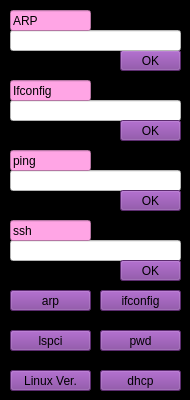
            <widget class="QWidget" name="Linux_adv">
             <property name="styleSheet">
              <string notr="true">background-color: rgb(0, 0, 0);</string>
             </property>
             <widget class="QPushButton" name="bt_okl">
              <property name="geometry">
               <rect>
                <x>120</x>
                <y>50</y>
                <width>61</width>
                <height>21</height>
               </rect>
              </property>
              <property name="styleSheet">
               <string notr="true">QPushButton{
	background-color: rgb(129, 61, 156);
}

QPushButton:hover{
	background-color: rgba(255, 0, 140, 114);
}</string>
              </property>
              <property name="text">
               <string>OK</string>
              </property>
             </widget>
             <widget class="QLineEdit" name="sn1_3">
              <property name="geometry">
               <rect>
                <x>10</x>
                <y>30</y>
                <width>171</width>
                <height>21</height>
               </rect>
              </property>
              <property name="styleSheet">
               <string notr="true">background-color: rgb(255, 255, 255);</string>
              </property>
              <property name="text">
               <string/>
              </property>
             </widget>
             <widget class="QLineEdit" name="lineEdit_7">
              <property name="geometry">
               <rect>
                <x>10</x>
                <y>10</y>
                <width>81</width>
                <height>21</height>
               </rect>
              </property>
              <property name="styleSheet">
               <string notr="true">background-color: rgb(255, 165, 229);</string>
              </property>
              <property name="text">
               <string>ARP</string>
              </property>
             </widget>
             <widget class="QLineEdit" name="sn1_4">
              <property name="geometry">
               <rect>
                <x>10</x>
                <y>100</y>
                <width>171</width>
                <height>21</height>
               </rect>
              </property>
              <property name="styleSheet">
               <string notr="true">background-color: rgb(255, 255, 255);</string>
              </property>
              <property name="text">
               <string/>
              </property>
             </widget>
             <widget class="QPushButton" name="bt_okl2">
              <property name="geometry">
               <rect>
                <x>120</x>
                <y>120</y>
                <width>61</width>
                <height>21</height>
               </rect>
              </property>
              <property name="styleSheet">
               <string notr="true">QPushButton{
	background-color: rgb(129, 61, 156);
}

QPushButton:hover{
	background-color: rgba(255, 0, 140, 114);
}</string>
              </property>
              <property name="text">
               <string>OK</string>
              </property>
             </widget>
             <widget class="QLineEdit" name="lineEdit_8">
              <property name="geometry">
               <rect>
                <x>10</x>
                <y>80</y>
                <width>81</width>
                <height>21</height>
               </rect>
              </property>
              <property name="styleSheet">
               <string notr="true">background-color: rgb(255, 165, 229);</string>
              </property>
              <property name="text">
               <string>Ifconfig</string>
              </property>
             </widget>
             <widget class="QLineEdit" name="sn1_5">
              <property name="geometry">
               <rect>
                <x>10</x>
                <y>170</y>
                <width>171</width>
                <height>21</height>
               </rect>
              </property>
              <property name="styleSheet">
               <string notr="true">background-color: rgb(255, 255, 255);</string>
              </property>
              <property name="text">
               <string/>
              </property>
             </widget>
             <widget class="QPushButton" name="bt_okl3">
              <property name="geometry">
               <rect>
                <x>120</x>
                <y>190</y>
                <width>61</width>
                <height>21</height>
               </rect>
              </property>
              <property name="styleSheet">
               <string notr="true">QPushButton{
	background-color: rgb(129, 61, 156);
}

QPushButton:hover{
	background-color: rgba(255, 0, 140, 114);
}</string>
              </property>
              <property name="text">
               <string>OK</string>
              </property>
             </widget>
             <widget class="QLineEdit" name="lineEdit_9">
              <property name="geometry">
               <rect>
                <x>10</x>
                <y>150</y>
                <width>81</width>
                <height>21</height>
               </rect>
              </property>
              <property name="styleSheet">
               <string notr="true">background-color: rgb(255, 165, 229);</string>
              </property>
              <property name="text">
               <string>ping</string>
              </property>
             </widget>
             <widget class="QLineEdit" name="sn1_6">
              <property name="geometry">
               <rect>
                <x>10</x>
                <y>240</y>
                <width>171</width>
                <height>21</height>
               </rect>
              </property>
              <property name="styleSheet">
               <string notr="true">background-color: rgb(255, 255, 255);</string>
              </property>
              <property name="text">
               <string/>
              </property>
             </widget>
             <widget class="QPushButton" name="bt_okl4">
              <property name="geometry">
               <rect>
                <x>120</x>
                <y>260</y>
                <width>61</width>
                <height>21</height>
               </rect>
              </property>
              <property name="styleSheet">
               <string notr="true">QPushButton{
	background-color: rgb(129, 61, 156);
}

QPushButton:hover{
	background-color: rgba(255, 0, 140, 114);
}</string>
              </property>
              <property name="text">
               <string>OK</string>
              </property>
             </widget>
             <widget class="QLineEdit" name="lineEdit_10">
              <property name="geometry">
               <rect>
                <x>10</x>
                <y>220</y>
                <width>81</width>
                <height>21</height>
               </rect>
              </property>
              <property name="styleSheet">
               <string notr="true">background-color: rgb(255, 165, 229);</string>
              </property>
              <property name="text">
               <string>ssh</string>
              </property>
             </widget>
             <widget class="QPushButton" name="bt_arp">
              <property name="geometry">
               <rect>
                <x>10</x>
                <y>290</y>
                <width>81</width>
                <height>21</height>
               </rect>
              </property>
              <property name="styleSheet">
               <string notr="true">QPushButton{
	background-color: rgb(129, 61, 156);
}

QPushButton:hover{
	background-color: rgba(255, 0, 140, 114);
}</string>
              </property>
              <property name="text">
               <string>arp</string>
              </property>
             </widget>
             <widget class="QPushButton" name="bt_ifcong">
              <property name="geometry">
               <rect>
                <x>100</x>
                <y>290</y>
                <width>81</width>
                <height>21</height>
               </rect>
              </property>
              <property name="styleSheet">
               <string notr="true">QPushButton{
	background-color: rgb(129, 61, 156);
}

QPushButton:hover{
	background-color: rgba(255, 0, 140, 114);
}</string>
              </property>
              <property name="text">
               <string>ifconfig</string>
              </property>
             </widget>
             <widget class="QPushButton" name="bt_pwd">
              <property name="geometry">
               <rect>
                <x>100</x>
                <y>330</y>
                <width>81</width>
                <height>21</height>
               </rect>
              </property>
              <property name="styleSheet">
               <string notr="true">QPushButton{
	background-color: rgb(129, 61, 156);
}

QPushButton:hover{
	background-color: rgba(255, 0, 140, 114);
}</string>
              </property>
              <property name="text">
               <string>pwd</string>
              </property>
             </widget>
             <widget class="QPushButton" name="bt_lspci">
              <property name="geometry">
               <rect>
                <x>10</x>
                <y>330</y>
                <width>81</width>
                <height>21</height>
               </rect>
              </property>
              <property name="styleSheet">
               <string notr="true">QPushButton{
	background-color: rgb(129, 61, 156);
}

QPushButton:hover{
	background-color: rgba(255, 0, 140, 114);
}</string>
              </property>
              <property name="text">
               <string>lspci</string>
              </property>
             </widget>
             <widget class="QPushButton" name="bt_unamer">
              <property name="geometry">
               <rect>
                <x>10</x>
                <y>370</y>
                <width>81</width>
                <height>21</height>
               </rect>
              </property>
              <property name="styleSheet">
               <string notr="true">QPushButton{
	background-color: rgb(129, 61, 156);
}

QPushButton:hover{
	background-color: rgba(255, 0, 140, 114);
}</string>
              </property>
              <property name="text">
               <string>Linux Ver.</string>
              </property>
             </widget>
             <widget class="QPushButton" name="bt_dhcpd">
              <property name="geometry">
               <rect>
                <x>100</x>
                <y>370</y>
                <width>81</width>
                <height>21</height>
               </rect>
              </property>
              <property name="styleSheet">
               <string notr="true">QPushButton{
	background-color: rgb(129, 61, 156);
}

QPushButton:hover{
	background-color: rgba(255, 0, 140, 114);
}</string>
              </property>
              <property name="text">
               <string>dhcp</string>
              </property>
             </widget>
            </widget>
